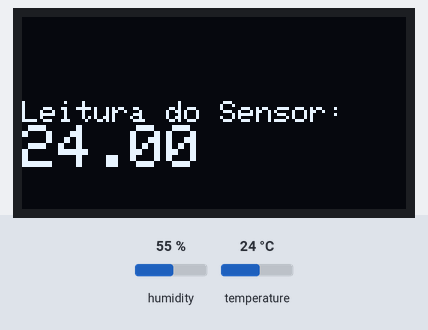
The sketch below on a simulated Arduino Uno, built with avr-gcc and run on an emulated ATmega328P. Shown: 128×64 one-colour display. Inputs (shaded band) come from the test bench; at power-on: temperature 24 °C, humidity 55 %. The modem accepts every AT command (registered, SIM ready, sends succeed) and sends nothing else; what the sketch prints to the serial monitor is not drawn.

Above: at 2.3 s.
2.4 s: temperature set to 12 °C
At 4.8 s:
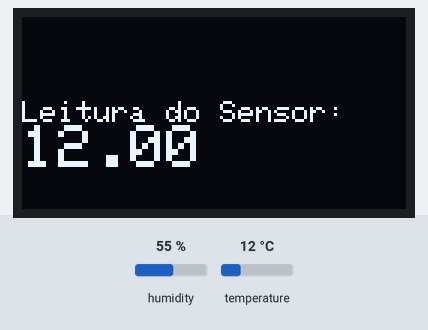
5.2 s: temperature set to 19 °C
At 9.9 s:
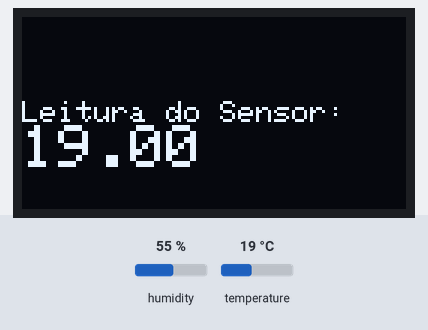
Timing chart, 0 to 11.4 s (numbered marks = the images above; inputs shaded):
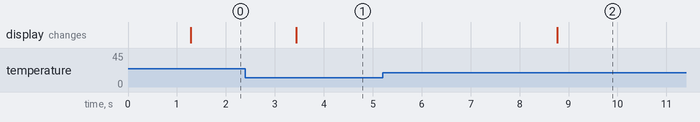

The sketch:

ArduinoCode.ino
```cpp
/*
 * By Frederico Zile
 * fczile@gmail.com
 * 1h-----3600s
 * 72h-----x
 * x=
 *
 *
 *
 * */
#include <SoftwareSerial.h>
#include <String.h>
#include <SPI.h>
#include <Wire.h>
#include <Adafruit_GFX.h>
#include <Adafruit_SSD1306.h>
#include <DHT.h>
#define DHTPIN A0

SoftwareSerial gprsSerial(10,11);
DHT dht(DHTPIN, DHT11);
Adafruit_SSD1306 display(-1);
String numero = "+258848361421";

const unsigned char isutc [] PROGMEM = {
 0xff, 0xff, 0xff, 0xff, 0xff, 0xff, 0xff, 0xff, 0xff, 0xff, 0xff, 0xff, 0xff, 0xff, 0xff, 0xff,
  0xff, 0xff, 0xff, 0xff, 0xff, 0xff, 0xff, 0xff, 0xff, 0xff, 0xff, 0xff, 0xff, 0xff, 0xff, 0xff,
  0xff, 0xff, 0xff, 0xff, 0xff, 0xff, 0xff, 0xff, 0xff, 0xff, 0xff, 0xff, 0xff, 0xff, 0xff, 0xff,
  0xff, 0xff, 0xff, 0xff, 0xff, 0xff, 0x80, 0x01, 0xff, 0xff, 0xff, 0xff, 0xff, 0xff, 0xff, 0xff,
  0xff, 0xff, 0xff, 0xff, 0xff, 0xe0, 0x00, 0xff, 0xff, 0xff, 0xff, 0xff, 0xff, 0xff, 0xff, 0xff,
  0xff, 0xff, 0xff, 0xff, 0xfe, 0x00, 0x3f, 0xff, 0xff, 0xff, 0xff, 0xff, 0xff, 0xff, 0xff, 0xff,
  0xff, 0xff, 0xff, 0xff, 0xf0, 0x03, 0xff, 0xff, 0xff, 0xff, 0xff, 0xff, 0xff, 0xff, 0xff, 0xff,
  0xff, 0xff, 0xff, 0xff, 0x80, 0x1f, 0xff, 0xff, 0xff, 0xff, 0xff, 0xff, 0xff, 0xff, 0xff, 0xff,
  0xff, 0xff, 0xff, 0xfc, 0x00, 0xff, 0xff, 0xff, 0xff, 0xff, 0xff, 0xff, 0xff, 0xff, 0xff, 0xff,
  0xff, 0xff, 0xff, 0xf0, 0x07, 0xff, 0xff, 0xff, 0xff, 0xff, 0xff, 0xff, 0xff, 0xff, 0xff, 0xff,
  0xff, 0xff, 0xff, 0xc0, 0x1f, 0xff, 0xff, 0xff, 0xff, 0xff, 0xff, 0xff, 0xff, 0xff, 0xff, 0xff,
  0xff, 0xff, 0xff, 0x00, 0x7f, 0xff, 0xff, 0xff, 0xff, 0xff, 0xff, 0xff, 0xff, 0xff, 0xff, 0xff,
  0xff, 0xff, 0xfc, 0x01, 0xff, 0xff, 0xff, 0xff, 0xff, 0xff, 0xff, 0xff, 0xff, 0xff, 0xff, 0xff,
  0xff, 0xff, 0xf0, 0x07, 0xff, 0xff, 0xff, 0xff, 0xff, 0xff, 0xff, 0xff, 0xf0, 0xff, 0xff, 0xff,
  0xff, 0xff, 0xe0, 0x1f, 0xff, 0xff, 0xff, 0xff, 0xff, 0xf8, 0x00, 0x07, 0xc0, 0x3f, 0xff, 0xff,
  0xff, 0xff, 0x80, 0x3f, 0xff, 0xff, 0xff, 0xff, 0xff, 0xf8, 0x00, 0x0f, 0x00, 0x1f, 0xff, 0xff,
  0xff, 0xff, 0x00, 0xff, 0xff, 0xff, 0xff, 0xff, 0xff, 0xf8, 0x00, 0x0e, 0x00, 0x1f, 0xff, 0xff,
  0xff, 0xfe, 0x01, 0xff, 0xff, 0xff, 0xff, 0xff, 0xff, 0xf8, 0x00, 0x0e, 0x00, 0x0f, 0xff, 0xff,
  0xff, 0xfc, 0x03, 0xff, 0xff, 0xff, 0xff, 0xff, 0xff, 0xff, 0xc3, 0xfc, 0x0e, 0x0f, 0xff, 0xff,
  0xff, 0xf0, 0x07, 0xff, 0xff, 0xff, 0xff, 0xff, 0xff, 0xff, 0xc3, 0xfc, 0x1f, 0x07, 0xff, 0xff,
  0xff, 0xe0, 0x0f, 0xff, 0xff, 0xff, 0xff, 0xff, 0xff, 0xff, 0xc3, 0xf8, 0x3f, 0x87, 0xff, 0xff,
  0xff, 0xc0, 0x1f, 0xff, 0xff, 0xfc, 0xf0, 0x7c, 0x7c, 0x7f, 0xc3, 0xf8, 0x7f, 0x87, 0xff, 0xff,
  0xff, 0xc0, 0x3f, 0xff, 0xff, 0xf8, 0xe0, 0x3c, 0x7c, 0x7f, 0xc3, 0xf8, 0x7f, 0xff, 0xff, 0xff,
  0xff, 0x80, 0x7f, 0xff, 0xff, 0xf8, 0xc0, 0x1c, 0x7c, 0x7f, 0x83, 0xf0, 0x7f, 0xff, 0xff, 0xff,
  0xff, 0x00, 0xff, 0xff, 0xff, 0xf8, 0xc7, 0x1c, 0x7c, 0xff, 0x87, 0xf0, 0xff, 0xff, 0xff, 0xff,
  0xfe, 0x01, 0xff, 0xff, 0xff, 0xf8, 0xc7, 0x9c, 0x78, 0xff, 0x87, 0xf0, 0xff, 0xff, 0xff, 0xff,
  0xfe, 0x01, 0xff, 0xff, 0xff, 0xf8, 0xc7, 0x8c, 0x78, 0xff, 0x87, 0xf0, 0xff, 0xff, 0xff, 0xff,
  0xfc, 0x03, 0xff, 0xff, 0xff, 0xf9, 0xc3, 0xf8, 0xf8, 0xff, 0x87, 0xf0, 0xff, 0xff, 0xff, 0xff,
  0xf8, 0x03, 0xff, 0xff, 0xff, 0xf1, 0xc1, 0xf8, 0xf8, 0xff, 0x87, 0xf0, 0xff, 0xff, 0xff, 0xff,
  0xf8, 0x07, 0xff, 0xff, 0xff, 0xf1, 0xe0, 0x78, 0xf8, 0xff, 0x87, 0xf0, 0xff, 0x0f, 0xff, 0xff,
  0xf0, 0x07, 0xff, 0xff, 0xff, 0xf1, 0xf0, 0x38, 0xf9, 0xff, 0x07, 0xf0, 0xff, 0x0f, 0xff, 0xff,
  0xf0, 0x07, 0xff, 0xff, 0xff, 0xf1, 0xfc, 0x38, 0xf1, 0xff, 0x0f, 0xf0, 0xfe, 0x1f, 0xff, 0xff,
  0xf0, 0x0f, 0xff, 0xff, 0xff, 0xf1, 0xfe, 0x18, 0xf1, 0xff, 0x0f, 0xf0, 0x7e, 0x1f, 0xff, 0xff,
  0xe0, 0x0f, 0xff, 0xff, 0xff, 0xf3, 0x1f, 0x18, 0xf1, 0xff, 0x0f, 0xf8, 0x38, 0x1f, 0xff, 0xff,
  0xe0, 0x0f, 0xff, 0xff, 0xff, 0xe3, 0x1f, 0x18, 0xf1, 0xff, 0x0f, 0xf8, 0x00, 0x3f, 0xff, 0xff,
  0xe0, 0x0f, 0xff, 0xff, 0xff, 0xe3, 0x8e, 0x38, 0xe3, 0xff, 0x0f, 0xf8, 0x00, 0x7f, 0xff, 0xff,
  0xe0, 0x0f, 0xff, 0xff, 0xff, 0xe3, 0x80, 0x38, 0x03, 0xfe, 0x0f, 0xfc, 0x00, 0x7f, 0xff, 0xff,
  0xe0, 0x07, 0xff, 0xff, 0xff, 0xe3, 0xc0, 0x7c, 0x07, 0xfe, 0x1f, 0xfe, 0x01, 0xff, 0xff, 0xff,
  0xc0, 0x07, 0xff, 0xff, 0xff, 0xe3, 0xe0, 0xfe, 0x0f, 0xff, 0x5f, 0xff, 0x87, 0xff, 0xff, 0xff,
  0xe0, 0x07, 0xff, 0xff, 0xff, 0xff, 0xff, 0xff, 0xff, 0xff, 0xff, 0xff, 0xff, 0xff, 0xff, 0xe7,
  0xe0, 0x03, 0xff, 0xff, 0xff, 0xff, 0xff, 0xff, 0xff, 0xff, 0xff, 0xff, 0xff, 0xff, 0xff, 0x1f,
  0xe0, 0x03, 0xff, 0xff, 0xff, 0xff, 0xff, 0xff, 0xff, 0xff, 0xff, 0xff, 0xff, 0xff, 0xf8, 0x7f,
  0xe0, 0x01, 0xff, 0xff, 0xff, 0xff, 0xff, 0xff, 0xff, 0xff, 0xff, 0xff, 0xff, 0xff, 0xc1, 0xff,
  0xe0, 0x00, 0xff, 0xff, 0xff, 0xff, 0xff, 0xff, 0xff, 0xff, 0xff, 0xff, 0xff, 0xfc, 0x07, 0xff,
  0xe0, 0x00, 0xff, 0xff, 0xff, 0xff, 0xff, 0xff, 0xff, 0xff, 0xff, 0xff, 0xff, 0xe0, 0x1f, 0xff,
  0xf0, 0x00, 0x3f, 0xff, 0xff, 0xff, 0xff, 0xff, 0xff, 0xff, 0xff, 0xff, 0xfe, 0x00, 0xff, 0xff,
  0xf0, 0x00, 0x1f, 0xff, 0xff, 0xff, 0xff, 0xff, 0xff, 0xff, 0xff, 0xff, 0xe0, 0x03, 0xff, 0xff,
  0xf8, 0x00, 0x07, 0xff, 0xff, 0xff, 0xff, 0xff, 0xff, 0xff, 0xff, 0xfe, 0x00, 0x0f, 0xff, 0xff,
  0xf8, 0x00, 0x03, 0xff, 0xff, 0xff, 0xff, 0xff, 0xff, 0xff, 0xff, 0xc0, 0x00, 0x7f, 0xff, 0xff,
  0xfc, 0x00, 0x00, 0x7f, 0xff, 0xff, 0xff, 0xff, 0xff, 0xff, 0xfc, 0x00, 0x03, 0xff, 0xff, 0xff,
  0xfe, 0x00, 0x00, 0x1f, 0xff, 0xff, 0xff, 0xff, 0xff, 0xfe, 0x00, 0x00, 0x0f, 0xff, 0xff, 0xff,
  0xff, 0x00, 0x00, 0x01, 0xff, 0xff, 0xff, 0xff, 0xff, 0x80, 0x00, 0x00, 0x7f, 0xff, 0xff, 0xff,
  0xff, 0x80, 0x00, 0x00, 0x07, 0xff, 0xff, 0xfe, 0x00, 0x00, 0x00, 0x03, 0xff, 0xff, 0xff, 0xff,
  0xff, 0xc0, 0x00, 0x00, 0x00, 0x00, 0x00, 0x00, 0x00, 0x00, 0x00, 0x1f, 0xff, 0xff, 0xff, 0xff,
  0xff, 0xe0, 0x00, 0x00, 0x00, 0x00, 0x00, 0x00, 0x00, 0x00, 0x01, 0xff, 0xff, 0xff, 0xff, 0xff,
  0xff, 0xf8, 0x00, 0x00, 0x00, 0x00, 0x00, 0x00, 0x00, 0x00, 0x1f, 0xff, 0xff, 0xff, 0xff, 0xff,
  0xff, 0xfc, 0x00, 0x00, 0x00, 0x00, 0x00, 0x00, 0x00, 0x00, 0xff, 0xff, 0xff, 0xff, 0xff, 0xff,
  0xff, 0xff, 0x00, 0x00, 0x00, 0x00, 0x00, 0x00, 0x00, 0x0f, 0xff, 0xff, 0xff, 0xff, 0xff, 0xff,
  0xff, 0xff, 0xe0, 0x00, 0x00, 0x00, 0x00, 0x00, 0x00, 0xff, 0xff, 0xff, 0xff, 0xff, 0xff, 0xff,
  0xff, 0xff, 0xf8, 0x00, 0x00, 0x00, 0x00, 0x00, 0x3f, 0xff, 0xff, 0xff, 0xff, 0xff, 0xff, 0xff,
  0xff, 0xff, 0xff, 0x80, 0x00, 0x00, 0x00, 0x07, 0xff, 0xff, 0xff, 0xff, 0xff, 0xff, 0xff, 0xff,
  0xff, 0xff, 0xff, 0xf8, 0x00, 0x00, 0x03, 0xff, 0xff, 0xff, 0xff, 0xff, 0xff, 0xff, 0xff, 0xff,
  0xff, 0xff, 0xff, 0xff, 0xff, 0xff, 0xff, 0xff, 0xff, 0xff, 0xff, 0xff, 0xff, 0xff, 0xff, 0xff,
  0xff, 0xff, 0xff, 0xff, 0xff, 0xff, 0xff, 0xff, 0xff, 0xff, 0xff, 0xff, 0xff, 0xff, 0xff, 0xff
};

void setup() {
  display.begin(SSD1306_SWITCHCAPVCC, 0x3C);
  display.clearDisplay();
  display.drawBitmap(0, 0,  isutc, 128, 64, WHITE);
  display.display();
  gprsSerial.begin(9600);
  Serial.begin(9600);
  dht.begin();
  delay(1000);
  display.clearDisplay();
  display.drawBitmap(0, 0,  isutc, 128, 64, WHITE);
  display.display();

}

void loop() {
 float t = dht.readTemperature();
 delay(100);

 Serial.print("Temperature = ");
 Serial.print(t);
 Serial.println(" °C");

 display.clearDisplay();
 display.setTextSize(1);
 display.setTextColor(WHITE);
 display.setCursor(0,28);
 display.println("Leitura do Sensor:");
 display.setTextSize(2);
 display.println(t);
 display.display();
 delay(2000);

 mensagem();
  t = dht.readTemperature();
 delay(100);

 Serial.print("Temperature = ");
 Serial.print(t);
 Serial.println(" °C");

 display.clearDisplay();
 display.setTextSize(1);
 display.setTextColor(WHITE);
 display.setCursor(0,28);
 display.println("Leitura do Sensor:");
 display.setTextSize(2);
 display.println(t);
 display.display();
 delay(2000);
 post();
 delay(259200000);
}
 void post()
 {
  float h = dht.readHumidity();
   float t = dht.readTemperature();
  if (gprsSerial.available())
    Serial.write(gprsSerial.read());

  gprsSerial.println("AT");
  delay(1000);

  gprsSerial.println("AT+CPIN?");
  delay(1000);

  gprsSerial.println("AT+CREG?");
  delay(1000);

  gprsSerial.println("AT+CGATT?");
  delay(1000);

  gprsSerial.println("AT+CIPSHUT");
  delay(1000);

  gprsSerial.println("AT+CIPSTATUS");
  delay(2000);

  gprsSerial.println("AT+CIPMUX=0");
  delay(2000);

  ShowSerialData();

  gprsSerial.println("AT+CSTT=\"internet\"");
  delay(1000);

  ShowSerialData();

  gprsSerial.println("AT+CIICR");
  delay(3000);

  ShowSerialData();

  gprsSerial.println("AT+CIFSR");
  delay(2000);

  ShowSerialData();

  gprsSerial.println("AT+CIPSPRT=0");
  delay(3000);

  ShowSerialData();

  gprsSerial.println("AT+CIPSTART=\"TCP\",\"api.thingspeak.com\",\"80\"");
  delay(6000);

  ShowSerialData();

  gprsSerial.println("AT+CIPSEND");
  delay(4000);
  ShowSerialData();

  String str="GET https://api.thingspeak.com/update?api_key=CE9B663AQCRG2BGH&field1=0" + String(t) +"&field2="+String(h);
  Serial.println(str);
  gprsSerial.println(str);

  delay(4000);
  ShowSerialData();

  gprsSerial.println((char)26);
  delay(5000);
  gprsSerial.println();

  ShowSerialData();

  gprsSerial.println("AT+CIPSHUT");
  delay(100);
  ShowSerialData();
}
void ShowSerialData()
{
  while(gprsSerial.available()!=0)
  Serial.write(gprsSerial.read());
  delay(5000);

}
void mensagem()
{
   float t = dht.readTemperature();
 delay(100);

 Serial.print("Temperature = ");
 Serial.print(t);
 Serial.println(" °C");

 display.clearDisplay();
 display.setTextSize(1);
 display.setTextColor(WHITE);
 display.setCursor(0,28);
 display.println("Leitura do Sensor:");
 display.setTextSize(2);
 display.println(t);
 display.display();
 delay(2000);
  gprsSerial.println("AT+CMGF=1");
  delay(1000);
  gprsSerial.println("AT+CMGS=\"" + numero + "\"\r");
  delay(1000);
  gprsSerial.println("A leitura do sensor eh de: ");
  gprsSerial.print(t);
  delay(100);
  gprsSerial.println((char)26);
  delay(1000);
}
```

Measured:
- after the input at 2.4 s, the display: changes after 1.0 s (image 1)
- after the input at 5.2 s, the display: changes after 3.6 s (image 2)
